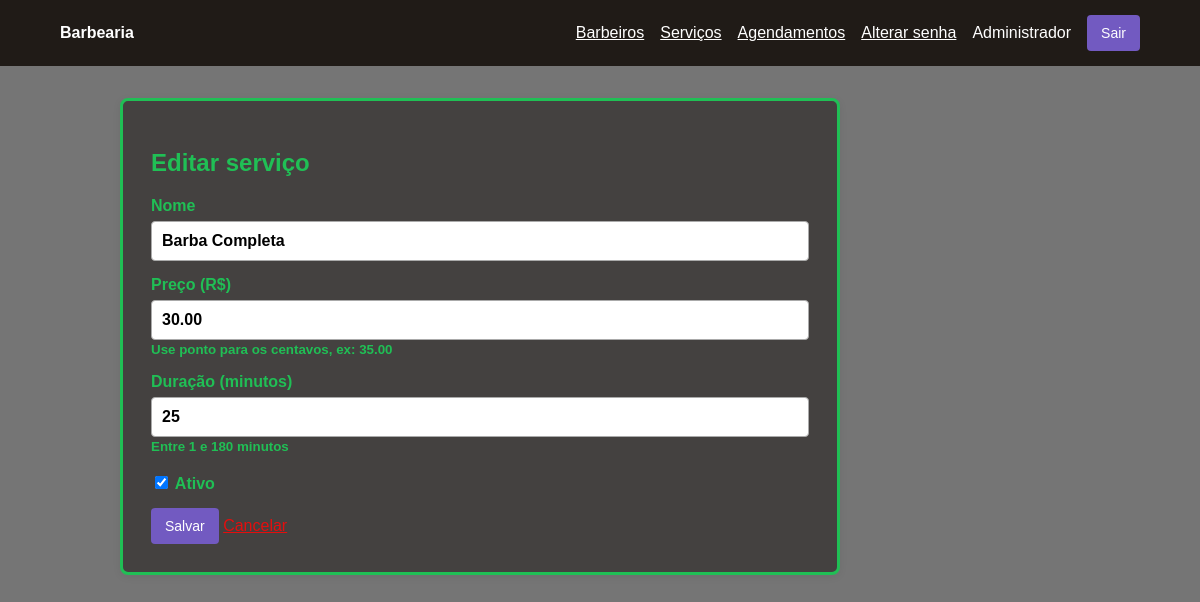
The app's page /index.php?r=servicos/2/editar (signed in) with its own data.
### tables this page shows
CREATE TABLE servicos (
  id BIGINT UNSIGNED AUTO_INCREMENT PRIMARY KEY,
  nome VARCHAR(120) NOT NULL,
  preco DECIMAL(10,2) NOT NULL DEFAULT 0.00,
  duracao INT UNSIGNED NOT NULL DEFAULT 30,
  status TINYINT(1) NOT NULL DEFAULT 1,
  criado_em DATETIME NOT NULL DEFAULT CURRENT_TIMESTAMP,
  atualizado_em DATETIME NOT NULL DEFAULT CURRENT_TIMESTAMP ON UPDATE CURRENT_TIMESTAMP
);

### app/Core/view.php (called while the page is built, shortened)
<?php
function view(string $name, array $data = []): void
{
    extract($data, EXTR_SKIP);
    require __DIR__ . '/../Views/' . $name . '.php';
}

### app/Controllers/ServicoController.php (called while the page is built, shortened)
<?php
final class ServicoController
{
    public function edit(int $id): void
    {
        $servico = $this->servicos->find($id);
        view('servicos/form', compact('servico') + ['titulo' => 'Editar serviço']);
    }
}

### app/Core/helpers.php (called while the page is built, shortened)
<?php
function url(string $route = ''): string
{
    return 'index.php?r=' . rawurlencode($route);
}
function e(?string $value): string
{
    return htmlspecialchars((string)$value, ENT_QUOTES, 'UTF-8');
}

### app/Models/Servicos.php (called while the page is built, shortened)
<?php
final class Servicos
{
    public function find(int $id): ?array
    {
        $stmt = $this->db->prepare('SELECT * FROM servicos WHERE id = ?');
        $stmt->execute([$id]);
        return $stmt->fetch() ?: null;
    }
}

### app/Views/servicos/form.php (the view, shortened to what this page needs)
<?php require __DIR__ . '/../layout/header.php';
$editando = $servico !== null; ?>
    <section class="card"><h1><?= e($titulo) ?></h1>
        <form method="post" action="<?= url($editando ? 'servicos/' . $servico['id'] . '/atualizar' : 'servicos') ?>">
            <label>Nome
                <input name="nome" maxlength="120" required value="<?= e($servico['nome'] ?? '') ?>">
            </label>
            <label>Preço (R$)
                <input name="preco" type="number" step="0.01" min="0.01" max="9999.99" required
                       value="<?= isset($servico['preco']) ? number_format((float)$servico['preco'], 2, '.', '') : '' ?>"
                       placeholder="35.00">
                <small>Use ponto para os centavos, ex: 35.00</small>
            </label>
            <label>Duração (minutos)
                <input name="duracao" type="number" step="1" min="1" max="180" required
                       value="<?= isset($servico['duracao']) ? (int)$servico['duracao'] : '' ?>"
                       placeholder="30">
                <small>Entre 1 e 180 minutos</small>
            </label>
            <label class="check">
                <input name="status" type="checkbox" <?= (!$editando || $servico['status']) ? 'checked' : '' ?>>
                Ativo
            </label>
            <button type="submit">Salvar</button>
            <a class="cancelar" href="<?= url('servicos') ?>">Cancelar</a>
        </form>
    </section>
<?php require __DIR__ . '/../layout/footer.php'; ?>

### assets/style.css (style rules this page uses)
* { box-sizing: border-box }
body { margin: 0; background: #757575; font: 16px Arial, sans-serif; color: #010101 }
.card { max-width: 720px; background: #444140; color: #20bf55; padding: 28px; border-radius: 8px; border-style: solid; border-color: #20bf55; box-shadow: 0 2px 8px #0001; }
label { display: block; margin: 15px 0; font-weight: bold }
input, select, textarea { display: block; width: 100%; margin-top: 6px; padding: 10px; border: 1px solid #aaa; border-radius: 4px; font: inherit; background: #fff; color: #000; }
.check input { display: inline; width: auto }
button, .button { background: #725ac1; color: white; border: 0; border-radius: 4px; padding: 10px 14px; cursor: pointer; text-decoration: none; font-size: 14px }
.cancelar { color: #e40e0e; }

### records on screen
servicos: nome "Barba Completa", preco "30.00", duracao "25", status "☑"

### other values on screen
$config['app_name'] "Barbearia"
Auth::user()['nome'] "Administrador"
$titulo "Editar serviço"
